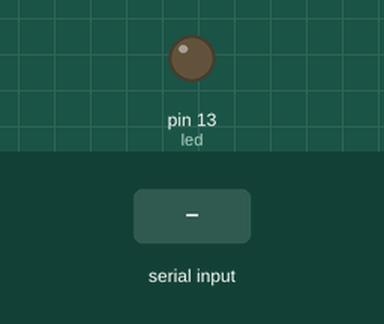
Simulated run of this sketch. Board: Arduino Uno, built with avr-gcc and run on an emulated ATmega328P. On the bench: output pins drawn as LEDs (lit = HIGH). Inputs (shaded band) come from the test bench.

Above: at 1.2 s.
1.3 s: byte 1 (1) received over Serial
At 1.6 s:
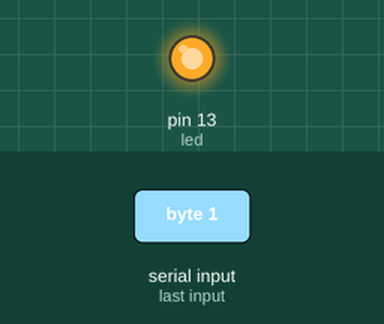
2.8 s: "1" received over Serial
At 4.0 s:
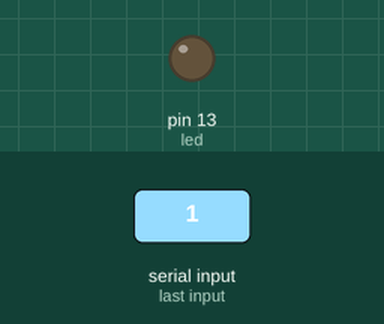
Timing chart, 0 to 5.8 s (numbered marks = the images above; inputs shaded):
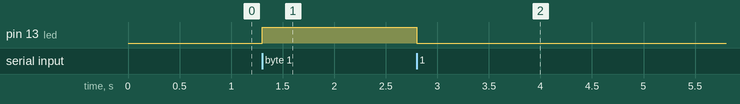

The sketch:

Menyalakan_LED_dengan_Processing.ino
```cpp
const int led = 13;
int dataRead;

void setup() {
  // put your setup code here, to run once:

  Serial.begin (9600);
  pinMode (led, OUTPUT);

}

void loop() {
  // put your main code here, to run repeatedly:

  if (Serial.available () > 0) {
    dataRead = Serial.read ();
  }

  if (dataRead == 1) {
    digitalWrite (led, HIGH);
  }
  else {
      digitalWrite (led, LOW);
  }

}
```

Measured:
- after the input at 1.3 s, pin 13 (led): LOW → HIGH at once
- after the input at 2.8 s, pin 13 (led): HIGH → LOW at once
